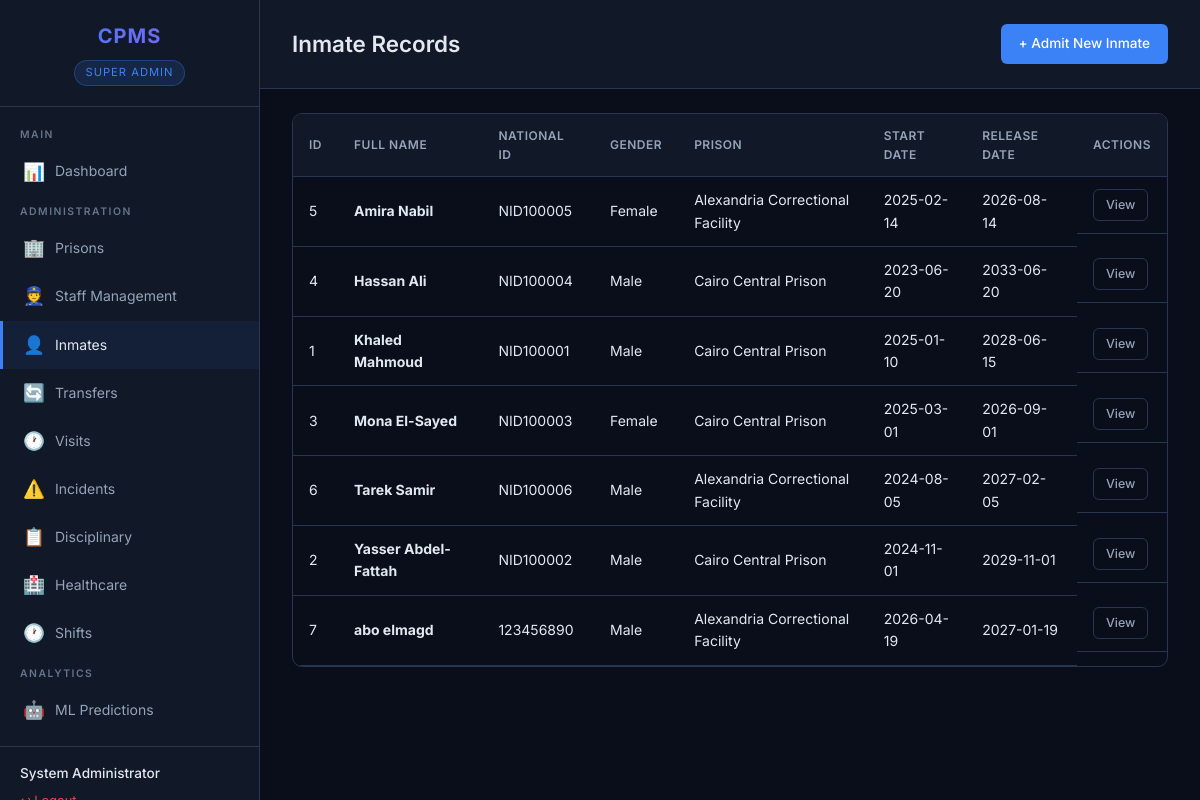
Page /inmates (signed in) on the committed database.
### tables this page shows
CREATE TABLE users (
            national_id TEXT PRIMARY KEY,
            name        TEXT NOT NULL,
            phone       TEXT,
            address     TEXT,
            email       TEXT,
            password    TEXT NOT NULL,
            role        TEXT NOT NULL CHECK(role IN ('super_admin', 'prison_manager', 'officer')),
            prison_id   INTEGER,
            FOREIGN KEY (prison_id) REFERENCES prisons(prison_id)
        );

CREATE TABLE inmates (
            inmate_id             INTEGER PRIMARY KEY AUTOINCREMENT,
            full_name             TEXT NOT NULL,
            date_of_birth         DATE,
            gender                TEXT CHECK(gender IN ('Male', 'Female', 'Other')),
            nationality           TEXT,
            occupation            TEXT,
            national_id           TEXT UNIQUE,
            start_date            DATE,
            expected_release_date DATE,
            assigned_prison       INTEGER,
            assigned_block        INTEGER,
            assigned_cell         INTEGER,
            status                TEXT DEFAULT 'active' CHECK(status IN ('active', 'released', 'transferred')),
            FOREIGN KEY (assigned_prison) REFERENCES prisons(prison_id),
            FOREIGN KEY (assigned_block) REFERENCES blocks(block_id),
            FOREIGN KEY (assigned_cell)  REFERENCES cells(cell_id)
        );

CREATE TABLE prisons (
            prison_id       INTEGER PRIMARY KEY AUTOINCREMENT,
            manager_id      TEXT,
            name            TEXT NOT NULL,
            location        TEXT NOT NULL,
            type            TEXT NOT NULL,
            security_level  TEXT NOT NULL,
            total_capacity  INTEGER NOT NULL,
            current_occupancy INTEGER DEFAULT 0
        );

### routes/inmate_routes.py (the view)
@router.get("")
async def list_inmates(request: Request):
    user = get_current_user(request)
    if not user:
        return RedirectResponse(url="/login", status_code=302)
    db = get_db()
    if user["role"] == "super_admin":
        inmates = db.execute("""
            SELECT i.*, p.name as prison_name
            FROM inmates i LEFT JOIN prisons p ON i.assigned_prison = p.prison_id
            WHERE i.status = 'active'
            ORDER BY i.full_name
        """).fetchall()
    elif user["role"] == "prison_manager":
        inmates = db.execute("""
            SELECT i.*, p.name as prison_name
            FROM inmates i LEFT JOIN prisons p ON i.assigned_prison = p.prison_id
            WHERE i.assigned_prison = ? AND i.status = 'active'
            ORDER BY i.full_name
        """, (user["prison_id"],)).fetchall()
    else:
        inmates = db.execute("""
            SELECT DISTINCT i.*, p.name as prison_name
            FROM inmates i
            LEFT JOIN prisons p ON i.assigned_prison = p.prison_id
            JOIN shift_assignments sa ON i.assigned_block = sa.block_id
            WHERE sa.officer_id = ? AND i.status = 'active'
            ORDER BY i.full_name
        """, (user["national_id"],)).fetchall()
    db.close()
    return templates.TemplateResponse("inmates/list.html", {
        "request": request, "user": user, "inmates": inmates
    })

### templates/inmates/list.html (shortened to what this page needs)
{% extends "base.html" %}
{% block page_title %}Inmate Records{% endblock %}
{% block page_actions %}
    {% if user.role == 'super_admin' %}
        <a href="/inmates/add" class="btn btn-primary">+ Admit New Inmate</a>
    {% endif %}
{% endblock %}
{% block content %}
<div class="table-wrapper">
    <table>
        <thead>
            <tr>
                <th>ID</th><th>Full Name</th><th>National ID</th><th>Gender</th>
                <th>Prison</th><th>Start Date</th><th>Release Date</th><th>Actions</th>
            </tr>
        </thead>
        <tbody>
        {% for inmate in inmates %}
            <tr>
                <td>{{ inmate.inmate_id }}</td>
                <td><strong>{{ inmate.full_name }}</strong></td>
                <td>{{ inmate.national_id or '—' }}</td>
                <td>{{ inmate.gender }}</td>
                <td>{{ inmate.prison_name or 'Unassigned' }}</td>
                <td>{{ inmate.start_date or '—' }}</td>
                <td>{{ inmate.expected_release_date or '—' }}</td>
                <td class="actions">
                    <a href="/inmates/{{ inmate.inmate_id }}" class="btn btn-sm btn-outline">View</a>
                </td>
            </tr>
        {% endfor %}
        </tbody>
    </table>
</div>
{% endblock %}

### templates/base.html (shortened to what this page needs)
<!DOCTYPE html>
<html lang="en">
<head>
    <link rel="stylesheet" href="/static/css/style.css">
</head>
<body>
    <div class="app-layout">
        <aside class="sidebar">
            <div class="sidebar-header">
                <h1>CPMS</h1>
                <span class="role-badge">
                    {% if user.role == 'super_admin' %}Super Admin
                    {% elif user.role == 'prison_manager' %}Prison Manager
                    {% elif user.role == 'officer' %}Officer
                    {% endif %}
                </span>
            </div>
            <nav class="sidebar-nav">
                <div class="nav-section">Main</div>
                <a href="/dashboard" class="{% if request.url.path == '/dashboard' %}active{% endif %}">
                    <span class="icon">📊</span> Dashboard
                </a>
                {% if user.role == 'super_admin' %}
                    <div class="nav-section">Administration</div>
                    <a href="/prisons" class="{% if '/prisons' in request.url.path %}active{% endif %}">
                        <span class="icon">🏢</span> Prisons
                    </a>
                    <a href="/officers" class="{% if '/officers' in request.url.path %}active{% endif %}">
                        <span class="icon">👮</span> Staff Management
                    </a>
                    <a href="/inmates" class="{% if '/inmates' in request.url.path %}active{% endif %}">
                        <span class="icon">👤</span> Inmates
                    </a>
                    <a href="/transfers" class="{% if '/transfers' in request.url.path %}active{% endif %}">
                        <span class="icon">🔄</span> Transfers
                    </a>
                    <a href="/visits" class="{% if '/visits' in request.url.path and '/visit-request' not in request.url.path %}active{% endif %}">
                        <span class="icon">🕐</span> Visits
                    </a>
                    <a href="/incidents" class="{% if '/incidents' in request.url.path %}active{% endif %}">
                        <span class="icon">⚠️</span> Incidents
                    </a>
                    <a href="/disciplinary" class="{% if '/disciplinary' in request.url.path %}active{% endif %}">
                        <span class="icon">📋</span> Disciplinary
                    </a>
                    <a href="/healthcare" class="{% if '/healthcare' in request.url.path %}active{% endif %}">
                        <span class="icon">🏥</span> Healthcare
                    </a>
                    <a href="/shifts" class="{% if '/shifts' in request.url.path %}active{% endif %}">
                        <span class="icon">🕐</span> Shifts
                    </a>
                    <div class="nav-section">Analytics</div>
                    <a href="/ml" class="{% if '/ml' in request.url.path %}active{% endif %}">
                        <span class="icon">🤖</span> ML Predictions
                    </a>
                {% endif %}
            </nav>
            <div class="sidebar-footer">
                <div class="user-name">{{ user.name }}</div>
                <a href="/logout" class="logout-link">↩ Logout</a>
            </div>
        </aside>
        <main class="main-content">
            <div class="page-header">
                <h2>{% block page_title %}Dashboard{% endblock %}</h2>
                <div>{% block page_actions %}{% endblock %}</div>
            </div>
            <div class="page-body">
                {% block content %}{% endblock %}
            </div>
        </main>
    </div>
</body>
</html>

### static/css/style.css (style rules this page uses)
*, *::before, *::after { box-sizing: border-box; margin: 0; padding: 0; }
:root { --bg-primary: #0a0e1a; --bg-secondary: #111827; --bg-card: #1a2235; --bg-card-hover: #1e2940; --border-color: #2a3550; --text-primary: #e2e8f0; --text-secondary: #94a3b8; --text-muted: #64748b; --accent: #3b82f6; --accent-hover: #2563eb; --success: #22c55e; --warning: #f59e0b; --danger: #ef4444; --critical: #dc2626; --sidebar-width: 260px; --header-height: 64px; --radius: 10px; --shadow: 0 4px 24px rgba(0,0,0,0.3); }
body { font-family: 'Inter', 'Segoe UI', system-ui, sans-serif; background: var(--bg-primary); color: var(--text-primary); min-height: 100vh; line-height: 1.6; }
a { color: var(--accent); text-decoration: none; transition: color 0.2s; }
.app-layout { display: flex; min-height: 100vh; }
.sidebar { width: var(--sidebar-width); background: var(--bg-secondary); border-right: 1px solid var(--border-color); position: fixed; top: 0; left: 0; height: 100vh; overflow-y: auto; z-index: 100; display: flex; flex-direction: column; }
.sidebar-header { padding: 20px; border-bottom: 1px solid var(--border-color); text-align: center; }
.sidebar-header h1 { font-size: 1.25rem; font-weight: 700; background: linear-gradient(135deg, var(--accent), #8b5cf6); -webkit-background-clip: text; -webkit-text-fill-color: transparent; letter-spacing: 1px; }
.sidebar-header .role-badge { display: inline-block; margin-top: 8px; padding: 3px 10px; background: rgba(59, 130, 246, 0.15); border: 1px solid rgba(59, 130, 246, 0.3); border-radius: 20px; font-size: 0.7rem; text-transform: uppercase; letter-spacing: 1px; color: var(--accent); }
.sidebar-nav { flex: 1; padding: 12px 0; }
.sidebar-nav .nav-section { padding: 8px 20px 4px; font-size: 0.65rem; text-transform: uppercase; letter-spacing: 1.5px; color: var(--text-muted); font-weight: 600; }
.sidebar-nav a { display: flex; align-items: center; gap: 10px; padding: 10px 20px; color: var(--text-secondary); font-size: 0.875rem; border-left: 3px solid transparent; transition: all 0.2s; }
.sidebar-nav a:hover, .sidebar-nav a.active { background: rgba(59, 130, 246, 0.08); color: var(--text-primary); border-left-color: var(--accent); }
.sidebar-nav a .icon { font-size: 1.1rem; width: 22px; text-align: center; }
.sidebar-footer { padding: 16px 20px; border-top: 1px solid var(--border-color); }
.sidebar-footer .user-name { font-size: 0.85rem; font-weight: 500; color: var(--text-primary); }
.sidebar-footer .logout-link { display: inline-block; margin-top: 6px; font-size: 0.8rem; color: var(--danger); }
.main-content { flex: 1; margin-left: var(--sidebar-width); min-height: 100vh; }
.page-header { padding: 24px 32px; border-bottom: 1px solid var(--border-color); display: flex; align-items: center; justify-content: space-between; background: var(--bg-secondary); }
.page-header h2 { font-size: 1.4rem; font-weight: 600; }
.page-body { padding: 24px 32px; }
.table-wrapper { overflow-x: auto; border-radius: var(--radius); border: 1px solid var(--border-color); }
table { width: 100%; border-collapse: collapse; font-size: 0.875rem; }
thead { background: var(--bg-secondary); }
th { padding: 12px 16px; text-align: left; font-weight: 600; font-size: 0.75rem; text-transform: uppercase; letter-spacing: 0.5px; color: var(--text-secondary); border-bottom: 1px solid var(--border-color); }
td { padding: 12px 16px; border-bottom: 1px solid var(--border-color); color: var(--text-primary); }
.btn { display: inline-flex; align-items: center; gap: 6px; padding: 9px 18px; border: none; border-radius: 6px; font-size: 0.85rem; font-weight: 500; cursor: pointer; transition: all 0.2s; text-decoration: none; }
.btn-primary { background: var(--accent); color: white; }
.btn-sm { padding: 5px 12px; font-size: 0.78rem; }
.btn-outline { background: transparent; border: 1px solid var(--border-color); color: var(--text-secondary); }
.actions { display: flex; gap: 6px; align-items: center; }

### rows in the picture
users: name "System Administrator"
inmates: inmate_id "5", full_name "Amira Nabil", national "NID100005", gender "Female", name "Alexandria Correctional Facility", start_date "2025-02-14", expected_release_date "2026-08-14"
inmates: inmate_id "4", full_name "Hassan Ali", national "NID100004", gender "Male", name "Cairo Central Prison", start_date "2023-06-20", expected_release_date "2033-06-20"
inmates: inmate_id "1", full_name "Khaled Mahmoud", national "NID100001", gender "Male", name "Cairo Central Prison", start_date "2025-01-10", expected_release_date "2028-06-15"
inmates: inmate_id "3", full_name "Mona El-Sayed", national "NID100003", gender "Female", name "Cairo Central Prison", start_date "2025-03-01", expected_release_date "2026-09-01"
inmates: inmate_id "6", full_name "Tarek Samir", national "NID100006", gender "Male", name "Alexandria Correctional Facility", start_date "2024-08-05", expected_release_date "2027-02-05"
inmates: inmate_id "2", full_name "Yasser Abdel-Fattah", national "NID100002", gender "Male", name "Cairo Central Prison", start_date "2024-11-01", expected_release_date "2029-11-01"
inmates: inmate_id "7", full_name "abo elmagd", national "123456890", gender "Male", name "Alexandria Correctional Facility", start_date "2026-04-19", expected_release_date "2027-01-19"
